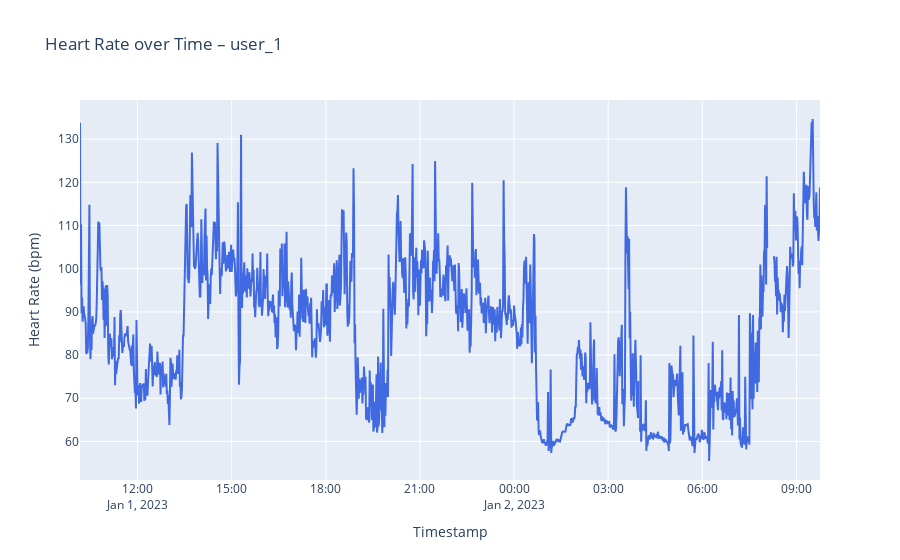

Here is the notebook cell this chart was saved with:
### Code cell
from src.visualization.plot import plot_user_hr

plot_user_hr("user_1")

### Figure 1 — Plotly figure (JSON) as saved in the notebook; plotly's stock layout.template omitted (floating-point values rounded to 4 significant figures; data arrays with more than 128 entries replaced by an {"elided": "..."} marker saying what was removed)
{"data": [{"line": {"color": "royalblue"}, "mode": "lines", "name": "Heart Rate (mean)", "type": "scatter", "x": {"elided": "1416 str values"}, "y": {"elided": "1416 float values"}}], "layout": {"hovermode": "x unified", "title": {"text": "Heart Rate over Time – user_1"}, "xaxis": {"title": {"text": "Timestamp"}}, "yaxis": {"title": {"text": "Heart Rate (bpm)"}}}}
